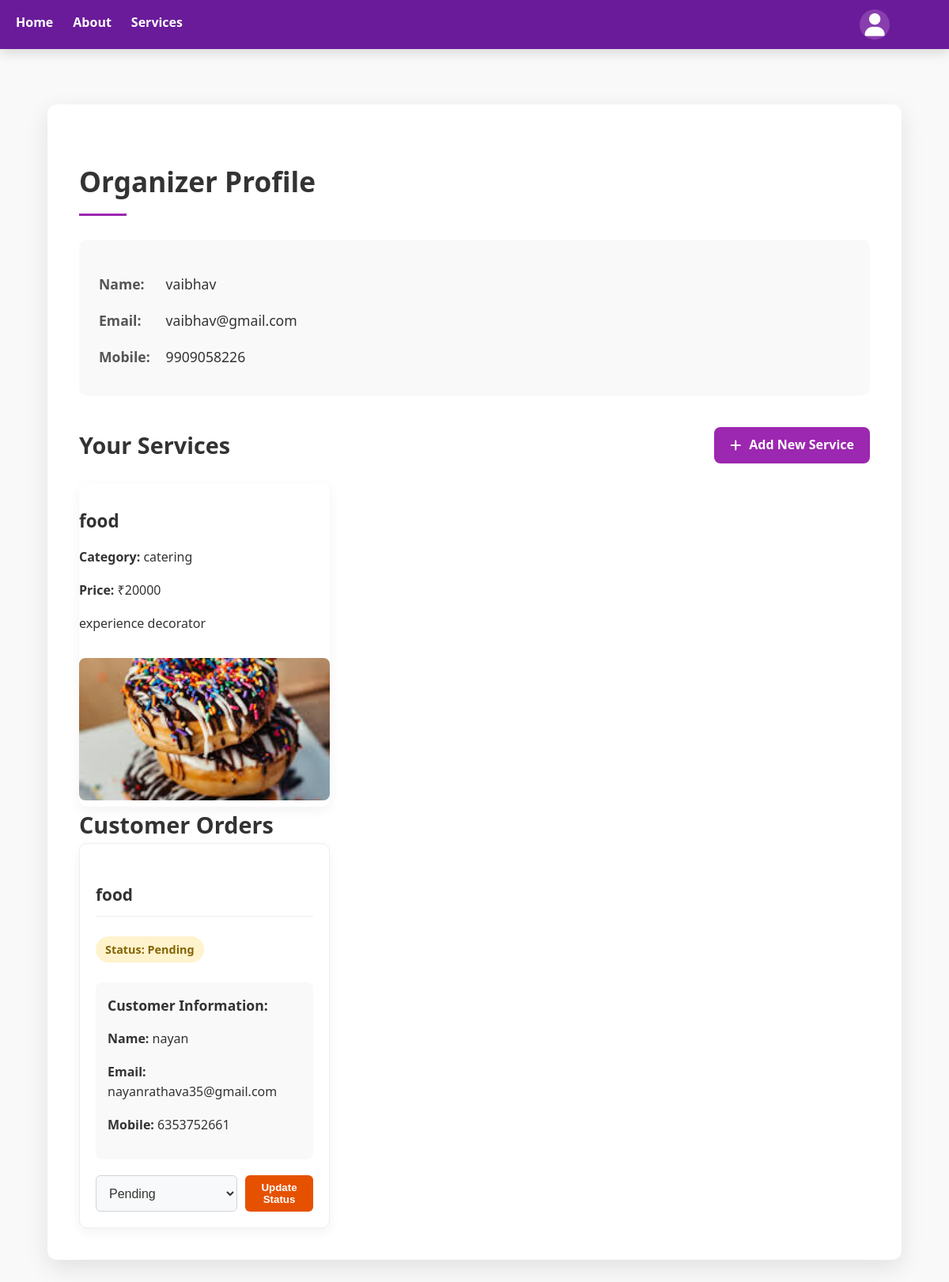
The app's page /profile/organizer (signed in), older data.
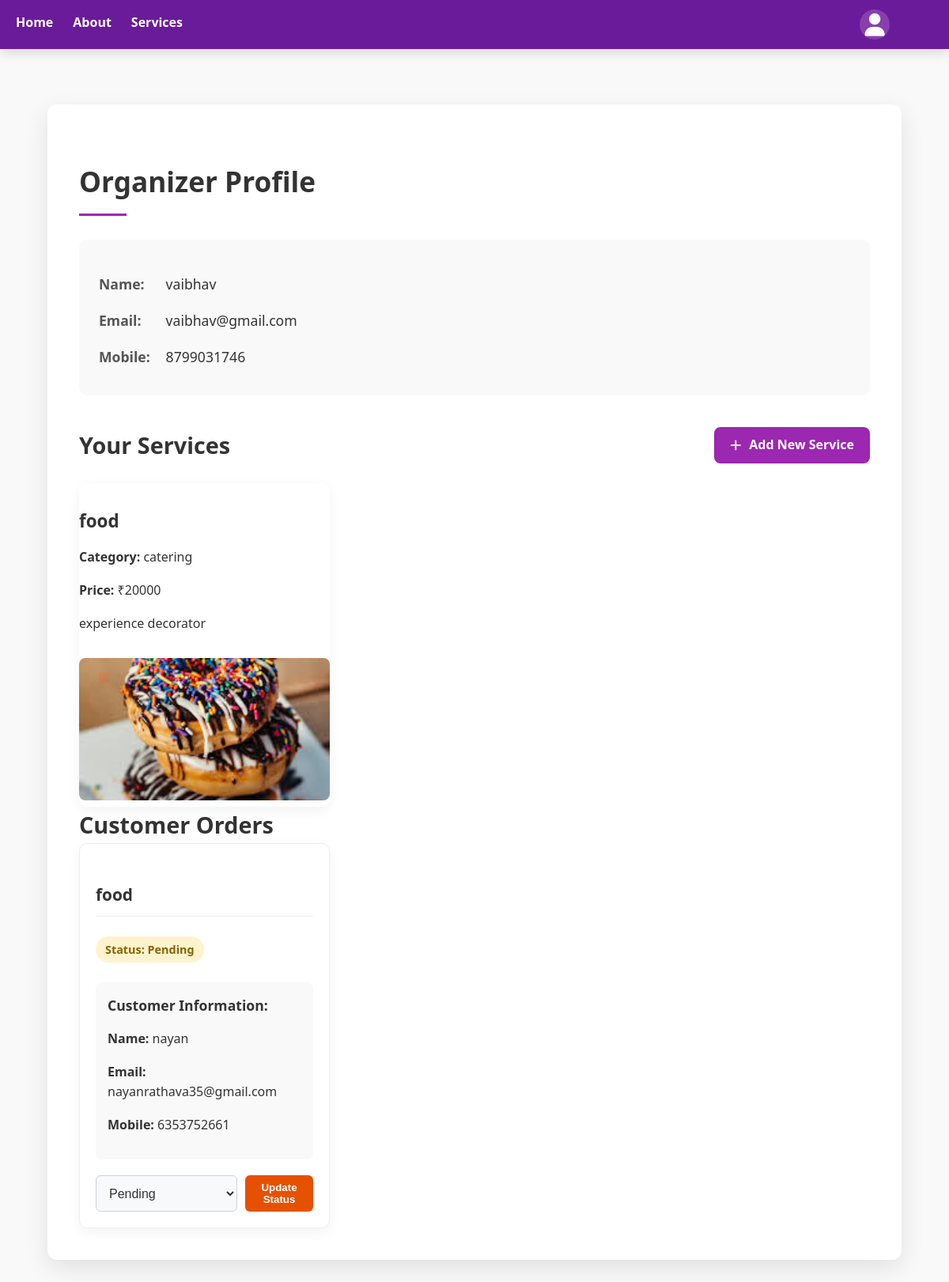
The same page, newer data.
### model.py (models this page shows)
class User(db.Model):
    id = db.Column(db.Integer, primary_key=True)
    role = db.Column(db.String(10))  # customer or organizer
    name = db.Column(db.String(100))
    email = db.Column(db.String(100), unique=True)
    mobile = db.Column(db.String(15))  # New field
    password = db.Column(db.String(200))

### app.py (the view)
@app.route('/profile/organizer')
def profile_organizer():
    if 'user_id' not in session or session['role'] != 'organizer':
        return redirect(url_for('login'))
    user = User.query.get(session['user_id'])
    services = Service.query.filter_by(organizer_id=user.id).all()
    service_ids = [s.id for s in services]
    orders = Order.query.filter(Order.service_id.in_(service_ids)).all()
    return render_template('profile_organizer.html', user=user, services=services, orders=orders)

### templates/profile_organizer.html (shortened to what this page needs)
{% extends "layout.html" %}
{% block content %}
<div class="profile-container">
    <h2 class="profile-heading">Organizer Profile</h2>
    <div class="profile-info">
        <p><strong>Name:</strong> {{ user.name }}</p>
        <p><strong>Email:</strong> {{ user.email }}</p>
        <p><strong>Mobile:</strong> {{ user.mobile }}</p>
    </div>
    <div class="section-header">
        <h3 class="section-heading">Your Services</h3>
        <a href="{{ url_for('add_service') }}" class="action-button"><i class="fas fa-plus"></i> Add New Service</a>
    </div>
    {% if services %}
    <div class="services-list">
        {% for service in services %}
        <div class="service-card profile-service">
            <h4 class="service-title">{{ service.title }}</h4>
            <p><strong>Category:</strong> {{ service.category }}</p>
            <p><strong>Price:</strong> ₹{{ service.price }}</p>
            <p>{{ service.description }}</p>
            {% if service.image %}
                <img src="{{ url_for('static', filename='uploads/' + service.image) }}" class="profile-service-image" alt="Service Image">
            {% endif %}
        </div>
        {% endfor %}
    </div>
    {% else %}
    <p class="no-services">No services added yet.</p>
    {% endif %}
    <h3 class="section-heading">Customer Orders</h3>
    {% if orders %}
    <div class="orders-list">
        {% for order in orders %}
        <div class="order-card">
            <h4 class="order-title">{{ order.service.title }}</h4>
            <p class="order-status {{ order.status.lower() }}"><strong>Status:</strong> {{ order.status }}</p>
            <div class="customer-details">
                <h5>Customer Information:</h5>
                <p><strong>Name:</strong> {{ order.customer.name }}</p>
                <p><strong>Email:</strong> {{ order.customer.email }}</p>
                <p><strong>Mobile:</strong> {{ order.customer.mobile }}</p>
            </div>
            <div class="order-actions">
                <form action="{{ url_for('update_order_status', order_id=order.id) }}" method="POST" class="status-form">
                    <select name="status" class="status-select">
                        <option value="Pending" {% if order.status == 'Pending' %}selected{% endif %}>Pending</option>
                    </select>
                    <button type="submit" class="update-status-btn">Update Status</button>
                </form>
            </div>
        </div>
        {% endfor %}
    </div>
    {% else %}
    <p class="no-orders">No orders received yet.</p>
    {% endif %}
</div>
{% endblock %}

Row changes from the older to the newer data that the page shows:
changed User "vaibhav": mobile "9909058226" → "8799031746"
